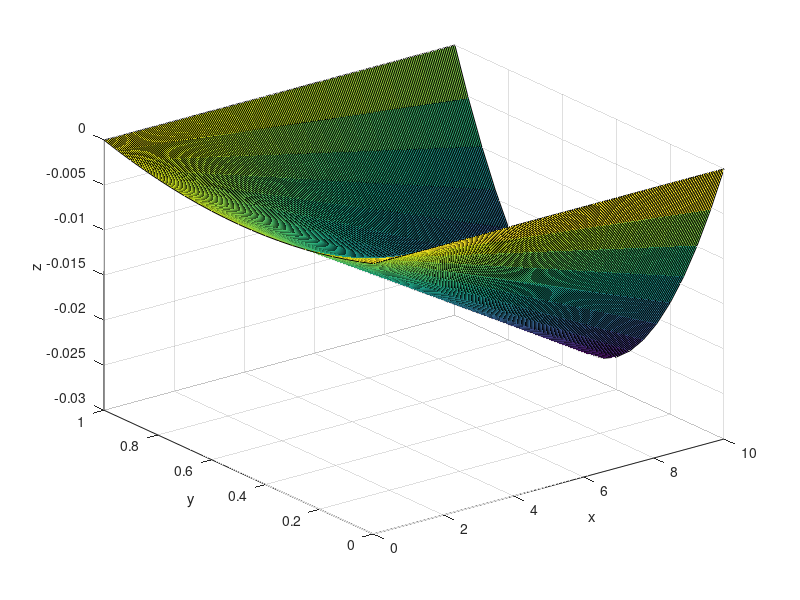

Recreate this plot in MATLAB.
Lx = 10; Ly = 1;
[X, Y] = meshgrid(0:0.05:Lx, 0:0.05:Ly);
Z = 0.01 * (Ly + X) .* (Y - Ly) .* Y;
surf(X, Y, Z)
xlabel('x'); ylabel('y'); zlabel('z');